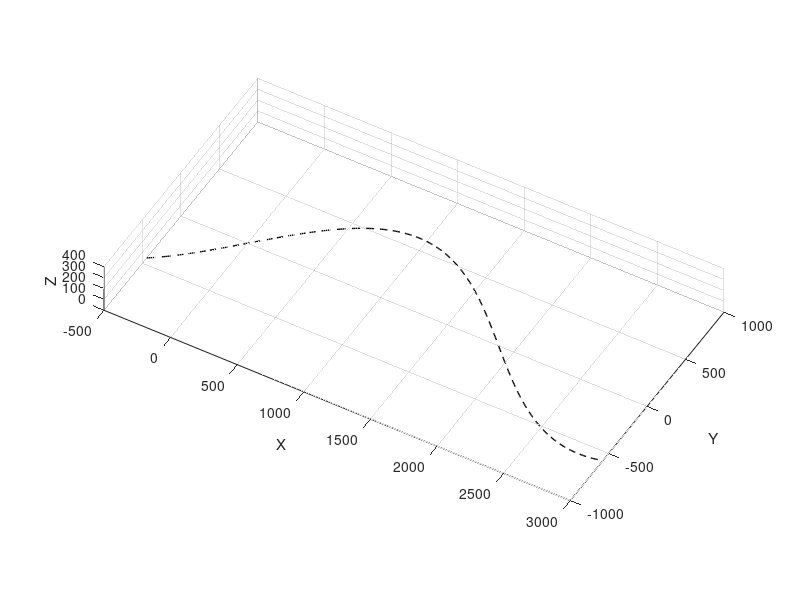

Recreate this plot in MATLAB. (Note: this script raises an error after producing the figure.)
% =========================================================================
% HEXAPOD PHYSICS - TRUE INVERSE KINEMATICS (NO SLIPPAGE)
% Nguyên lý vật lý:
% 1. Chân trụ (Stance) được KHÓA chặt toạ độ trong World Frame.
% 2. Thân robot di chuyển và xoay theo đường dẫn.
% 3. Tính toán hình dáng chân dựa trên khoảng cách (Chân World - Thân World).
% =========================================================================
clc; clear; close all;

%% 1. CẤU HÌNH ROBOT & MAP
BODY_L = 150.7; BODY_W = 70.7; MID_SPAN = 120.0;
L1 = 35; L2 = 75; L3 = 125;
STRIDE = 120;        % Sải chân lớn hơn để thấy rõ bước
LIFT_H = 40;        % Độ cao nhấc chân
SPEED_FWD = 2.5;    % Tốc độ di chuyển của thân (mm/frame)

% Vị trí gắn chân trên thân (Local Frame)
Mount_Local = [
     BODY_L/2, -BODY_W/2, 0;   % 1: Trước Phải
     0,        -MID_SPAN/2, 0; % 2: Giữa Phải
    -BODY_L/2, -BODY_W/2, 0;   % 3: Sau Phải
     BODY_L/2,  BODY_W/2, 0;   % 4: Trước Trái
     0,         MID_SPAN/2, 0; % 5: Giữa Trái
    -BODY_L/2,  BODY_W/2, 0    % 6: Sau Trái
];
Mount_Angles = [-45, -90, -135, 45, 90, 135];
R_NEUTRAL = L1 + L2*cosd(45) + L3*cosd(-75); % Bán kính nghỉ
BODY_H = abs(L1*sind(0) + L2*sind(45) + L3*sind(-75));

%% 2. KHỞI TẠO ĐỒ HỌA
figure('Name', 'Physically Accurate Hexapod', 'Color', 'white');
hold on; axis equal; grid on; view(30, 45);
xlabel('X'); ylabel('Y'); zlabel('Z');

% Map giới hạn
MAP_LIM = [-500, 3000, -1000, 1000];
xlim(MAP_LIM(1:2)); ylim(MAP_LIM(3:4)); zlim([0 400]);

% Vẽ đường dẫn cong
path_x = MAP_LIM(1):10:MAP_LIM(2);
path_y = 600 * sin(path_x / 600);
plot3(path_x, path_y, zeros(size(path_x)), '--k', 'LineWidth', 1);

% Khởi tạo Handle vẽ
legs_h = gobjects(6,1);
tips_h = gobjects(6,1);
for i=1:6
    legs_h(i) = plot3(0,0,0, 'LineWidth', 2);
    tips_h(i) = plot3(0,0,0, 'o', 'MarkerSize', 6, 'MarkerFaceColor', 'r');
end
body_h = patch('FaceColor', [0.2 0.2 0.2], 'FaceAlpha', 0.8);

%% 3. TRẠNG THÁI KHỞI TẠO (INITIAL STATE)
global_pos = [0, 0, BODY_H]; 
global_yaw = atan(cos(0)); % Góc hướng ban đầu theo tiếp tuyến

% --- QUẢN LÝ CHÂN (PHYSICS STATE) ---
% World_Foot_Pos: Lưu toạ độ thực tế của 6 đầu mũi chân trong không gian
World_Foot_Pos = zeros(6, 3);
Target_Foot_Pos = zeros(6, 3); % Điểm đến dự kiến cho chân đang bước
Liftoff_Foot_Pos = zeros(6, 3); % Điểm bắt đầu nhấc chân

% Khởi tạo chân ở vị trí nghỉ (Neutral)
for i=1:6
    ang = deg2rad(Mount_Angles(i)) + global_yaw;
    mount_gx = global_pos(1) + Mount_Local(i,1)*cos(global_yaw) - Mount_Local(i,2)*sin(global_yaw);
    mount_gy = global_pos(2) + Mount_Local(i,1)*sin(global_yaw) + Mount_Local(i,2)*cos(global_yaw);
    
    World_Foot_Pos(i, :) = [mount_gx + R_NEUTRAL*cos(ang), mount_gy + R_NEUTRAL*sin(ang), 0];
end

% Gait Parameters
gait_progress = 0; % 0 -> 1
tripod_case = 1;   % 1: Nhóm A bước, 2: Nhóm B bước
GroupA = [1, 3, 5]; % Chân 1, 3, 5
GroupB = [2, 4, 6]; % Chân 2, 4, 6

%% 4. VÒNG LẶP CHÍNH
while ishandle(body_h)
    
    % --- A. CẬP NHẬT VỊ TRÍ THÂN (BODY MOVEMENT) ---
    % Thân di chuyển độc lập theo đường dẫn
    current_x = global_pos(1);
    
    % Tính Heading (Yaw) theo đạo hàm đường cong: y' = cos(x/600)
    tangent = cos(current_x / 600); 
    target_yaw = atan(tangent);
    
    % Làm mượt góc quay (giả lập quán tính)
    global_yaw = global_yaw * 0.8 + target_yaw * 0.2;
    
    % Di chuyển thân tới trước theo hướng Yaw
    dx = SPEED_FWD * cos(global_yaw);
    dy = SPEED_FWD * sin(global_yaw);
    global_pos(1) = global_pos(1) + dx;
    global_pos(2) = global_pos(2) + dy;
    
    % Camera follow
    xlim([global_pos(1)-600, global_pos(1)+900]);
    ylim([global_pos(2)-750, global_pos(2)+750]);

    % --- B. CẬP NHẬT TRẠNG THÁI CHÂN (GAIT LOGIC) ---
    gait_progress = gait_progress + 0.01; % Tốc độ chu kỳ bước
    
    % Chuyển pha (Switch Phase)
    if gait_progress >= 1
        gait_progress = 0;
        tripod_case = 3 - tripod_case; % Đổi nhóm: 1->2 hoặc 2->1
        
        % KHI CHUYỂN PHA: Tính điểm đáp (Target) cho nhóm chân chuẩn bị bước
        % Dự đoán vị trí thân xe tại cuối chu kỳ bước tiếp theo
        future_body_x = global_pos(1) + (SPEED_FWD * (1/0.04)) * cos(global_yaw);
        future_body_y = global_pos(2) + (SPEED_FWD * (1/0.04)) * sin(global_yaw);
        
        moving_idx = [];
        if tripod_case == 1, moving_idx = GroupA; else, moving_idx = GroupB; end
        
        for idx = moving_idx
            % Lưu vị trí hiện tại để làm điểm bắt đầu (Lift off)
            Liftoff_Foot_Pos(idx, :) = World_Foot_Pos(idx, :);
            
            % Tính điểm đáp lý tưởng (Ideal Landing)
            % = Future_Body_Mount_Point + Neutral_Vector (xoay theo Yaw)
            mx_local = Mount_Local(idx, 1); my_local = Mount_Local(idx, 2);
            
            % Toạ độ Mount Point trong tương lai
            mount_future_x = future_body_x + mx_local*cos(global_yaw) - my_local*sin(global_yaw);
            mount_future_y = future_body_y + mx_local*sin(global_yaw) + my_local*cos(global_yaw);
            
            % Hướng chân neutral
            foot_ang = deg2rad(Mount_Angles(idx)) + global_yaw;
            
            Target_Foot_Pos(idx, :) = [
                mount_future_x + R_NEUTRAL * cos(foot_ang), ...
                mount_future_y + R_NEUTRAL * sin(foot_ang), ...
                0];
        end
    end
    
    % --- C. TÍNH TOÁN VỊ TRÍ TỪNG CHÂN (INVERSE KINEMATICS) ---
    if tripod_case == 1
        swing_legs = GroupA; stance_legs = GroupB;
    else
        swing_legs = GroupB; stance_legs = GroupA;
    end
    
    % 1. XỬ LÝ CHÂN TRỤ (STANCE) - QUAN TRỌNG NHẤT
    % Không làm gì cả! Toạ độ World_Foot_Pos giữ nguyên.
    % Điều này đảm bảo chân "dính" chặt xuống sàn, không bị trượt khi thân xoay.
    
    % 2. XỬ LÝ CHÂN BƯỚC (SWING)
    for idx = swing_legs
        % Nội suy tuyến tính (Linear Interpolation) cho X, Y
        World_Foot_Pos(idx, 1) = Liftoff_Foot_Pos(idx, 1) + (Target_Foot_Pos(idx, 1) - Liftoff_Foot_Pos(idx, 1)) * gait_progress;
        World_Foot_Pos(idx, 2) = Liftoff_Foot_Pos(idx, 2) + (Target_Foot_Pos(idx, 2) - Liftoff_Foot_Pos(idx, 2)) * gait_progress;
        % Parabol cho Z (nhấc chân)
        World_Foot_Pos(idx, 3) = sin(gait_progress * pi) * LIFT_H;
    end
    
    % --- D. VẼ ROBOT (VISUALIZATION) ---
    % Vẽ Thân
    body_pts_x = zeros(1,7); body_pts_y = zeros(1,7);
    idx_list = [1 2 3 6 5 4 1];
    for k=1:7
        idx = idx_list(k);
        lx = Mount_Local(idx, 1); ly = Mount_Local(idx, 2);
        gx = lx * cos(global_yaw) - ly * sin(global_yaw);
        gy = lx * sin(global_yaw) + ly * cos(global_yaw);
        body_pts_x(k) = global_pos(1) + gx;
        body_pts_y(k) = global_pos(2) + gy;
    end
    set(body_h, 'XData', body_pts_x, 'YData', body_pts_y, 'ZData', ones(1,7)*global_pos(3));
    
    % Vẽ Chân
    for i=1:6
        % Toạ độ khớp hông (J1) trong World Frame
        mx = Mount_Local(i,1); my = Mount_Local(i,2);
        J1_x = global_pos(1) + mx*cos(global_yaw) - my*sin(global_yaw);
        J1_y = global_pos(2) + mx*sin(global_yaw) + my*cos(global_yaw);
        J1_z = global_pos(3);
        
        % Toạ độ mũi chân (J4) là World_Foot_Pos (Đã tính ở trên)
        J4 = World_Foot_Pos(i, :);
        
        % Giả lập IK đơn giản để vẽ khớp gối cho đẹp (không ảnh hưởng physics)
        vec_x = J4(1) - J1_x; vec_y = J4(2) - J1_y; dist = sqrt(vec_x^2 + vec_y^2);
        angle_leg = atan2(vec_y, vec_x);
        
        J2_x = J1_x + L1 * cos(angle_leg);
        J2_y = J1_y + L1 * sin(angle_leg);
        J2_z = J1_z;
        
        mid_x = (J2_x + J4(1))/2; mid_y = (J2_y + J4(2))/2;
        J3_x = mid_x; J3_y = mid_y; J3_z = J1_z + L2*0.5; % Gối nhô lên
        
        % Update đồ thị
        if ismember(i, stance_legs), col = 'r'; else, col = 'b'; end
        set(legs_h(i), 'XData', [J1_x J2_x J3_x J4(1)], ...
                       'YData', [J1_y J2_y J3_y J4(2)], ...
                       'ZData', [J1_z J2_z J3_z J4(3)], 'Color', col);
        set(tips_h(i), 'XData', J4(1), 'YData', J4(2), 'ZData', J4(3), 'MarkerFaceColor', col);
    end
    
    drawnow limitrate;
end
